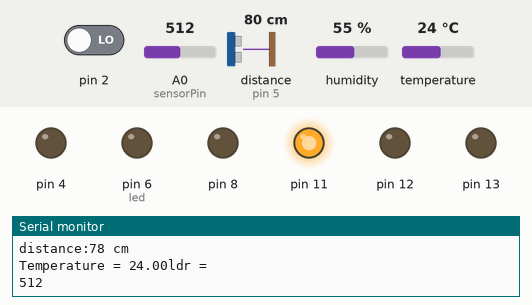
The sketch below on a simulated Arduino Uno, built with avr-gcc and run on an emulated ATmega328P. On the bench: output pins drawn as LEDs (lit = HIGH), the last lines printed to the serial monitor. Wiring (inferred from the names in the program): ultrasonic range finder: trigger pin 7; echo pin 5. The test bench sets the inputs (shaded band); at power-on: A0 (sensorPin) = 512, pin 2 LOW, distance to the obstacle (sensor on pin 5) 80 cm, humidity 55 %, temperature 24 °C. The echo pulse lasts 58.3 µs per cm; pins used as bus, display or sensor lines are not drawn.

Above: at 1.3 s.
1.4 s: A0 (sensorPin) set to 297
2.9 s: A0 (sensorPin) set to 271
At 4.4 s:
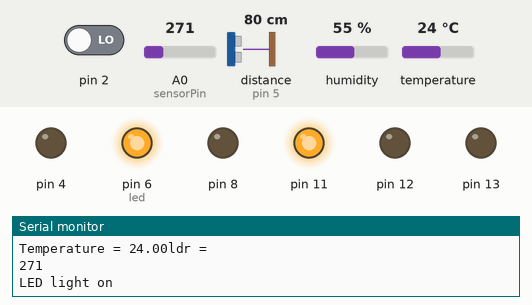
Timing chart, 0 to 5.9 s (numbered marks = the images above; inputs shaded):
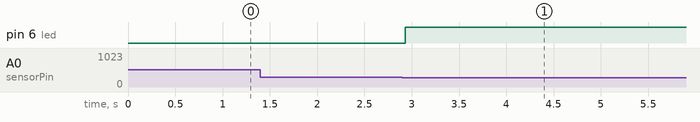

Measured:
- the behaviour switches between 280 and 279 on A0 (sensorPin) (found by bisection; images 0 and 1)
- after the input at 2.9 s, pin 6 (led): LOW → HIGH at once

The sketch:

iot.ino
```cpp
#include<Servo.h>
#include <dht.h>
#define DATApin 9
dht DHT;
#define trigPin 7
#define echoPin 5
int sensorPin = A0; // select the input pin for the LDR
int sensorValue = 0; // variable to store the value coming from the sensor
int led = 6;

int ir;


void setup() {
  // initialize serial communication:
  Serial.begin(9600);
  pinMode(led, OUTPUT);


  pinMode(2,INPUT);
  pinMode(4,OUTPUT);
  pinMode(11,OUTPUT);
  pinMode(12,OUTPUT);
  pinMode(13,OUTPUT);
  pinMode(8,OUTPUT);
  pinMode(A0,INPUT);
  digitalWrite(2,LOW);
  digitalWrite(11,HIGH);
  pinMode(trigPin, OUTPUT);
  pinMode(echoPin, INPUT);

}

void loop() {

  //ldr.........................

  sensorValue = analogRead(sensorPin);
Serial.println("ldr =");
  Serial.println(sensorValue);

  if (sensorValue < 280)

  {

  Serial.println("LED light on");

  digitalWrite(led,HIGH);

  delay(10000);

  }

  digitalWrite(led,LOW);

  delay(sensorValue);
 ////////////////////////////////////////////////////ldr

 ///////////////////////ultrasonic///////////////////////////

  long duration, distance;

digitalWrite(trigPin, LOW);

delayMicroseconds(2);

digitalWrite(trigPin, HIGH);

delayMicroseconds(10);

digitalWrite(trigPin, LOW);

duration = pulseIn(echoPin, HIGH);

  // The same pin is used to read the signal from the PING))): a HIGH pulse
  // whose duration is the time (in microseconds) from the sending of the ping
  // to the reception of its echo off of an object.
 distance =duration * 0.034/2;
  Serial.print("distance:");
Serial.print(distance);

Serial.println(" cm");


  if(distance < 40)
  {
    digitalWrite(8,HIGH);
    delay(2000);
  }
  else
  {
    digitalWrite(8,LOW);
  }

  ///////////////////// PIR with LED starts//////////////////////////
  int pir = digitalRead(2);

  if(pir == HIGH)
  {
    digitalWrite(4,HIGH);
    Serial.println("motion detected....");
    delay(1000);
  }
  else if(pir == LOW)
  {
    digitalWrite(4,LOW);
  }

  //temp with fan
  // Read data from Sensor
  int readData = DHT.read11(DATApin);
  float t = DHT.temperature;  // Read Temperature in Degree Celsius unit
  //Print Tempareture Value on Serial Monitor Window
  Serial.print("Temperature = ");
  Serial.print(t);  // Temperature value in Degree Celsius


  if(t > 30)
  {
    digitalWrite(12,HIGH);
    digitalWrite(13,LOW);
  }
  else
  {
    digitalWrite(12,LOW);
    digitalWrite(13,LOW);
  }
}

long microsecondsToInches(long microseconds) {
  return microseconds / 74 / 2;
}

long microsecondsToCentimeters(long microseconds) {
  return microseconds / 29 / 2;
}
```
